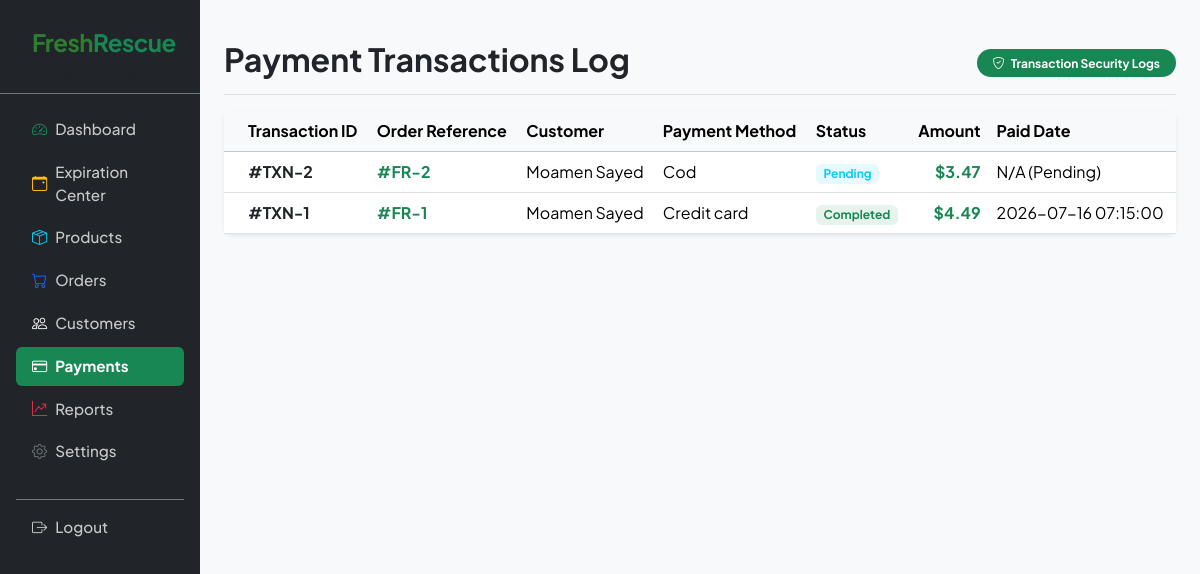
The app's page /admin/payments.php (signed in) with its own data.
### tables this page shows
CREATE TABLE `order` (
  `id` int(11) NOT NULL,
  `name` varchar(255) NOT NULL,
  `status` varchar(50) NOT NULL,
  `total_price` decimal(10,2) NOT NULL,
  `user_id` int(11) DEFAULT NULL,
  `payment_id` int(11) DEFAULT NULL,
  `created_at` timestamp NOT NULL DEFAULT current_timestamp()
);

CREATE TABLE `payment` (
  `id` int(11) NOT NULL,
  `method` varchar(50) NOT NULL,
  `status` varchar(50) NOT NULL,
  `paid_at` timestamp NULL DEFAULT NULL
);

### includes/functions.php (called while the page is built, shortened)
<?php
function esc(string $value): string {
    return htmlspecialchars($value, ENT_QUOTES, 'UTF-8');
}

### admin/payments.php (the view, shortened to what this page needs)
<?php
require_once __DIR__ . '/../includes/functions.php';
$conn = getDatabaseConnection();
$query = "SELECT p.*, o.id as order_id, o.name as customer_name, o.total_price as amount
          FROM `payment` p
          LEFT JOIN `order` o ON o.payment_id = p.id
          ORDER BY p.id DESC";
$result = $conn->query($query);
$payments = [];
while ($row = $result->fetch_assoc()) {
    $payments[] = $row;
}
include __DIR__ . '/../includes/head.php';
?>
<div class="container-fluid">
  <div class="row">
    <?php include __DIR__ . '/../includes/sidebar.php'; ?>
    <main class="col-md-9 ms-sm-auto col-lg-10 px-md-4 py-4 bg-light">
      <div class="d-flex justify-content-between flex-wrap flex-md-nowrap align-items-center pt-3 pb-2 mb-3 border-bottom">
        <h1 class="h2 fw-bold text-dark">Payment Transactions Log</h1>
        <div class="btn-toolbar mb-2 mb-md-0">
          <span class="badge bg-success px-3 py-2 fs-7 rounded-pill"><i class="bi bi-shield-check me-1"></i> Transaction Security Logs</span>
        </div>
      </div>
      <div class="card border-0 shadow-sm rounded-3">
        <div class="card-body p-0 bg-white">
          <div class="table-responsive">
            <table class="table table-hover align-middle mb-0 fs-8">
              <thead class="table-light">
                <tr>
                  <th class="ps-4">Transaction ID</th>
                  <th>Order Reference</th>
                  <th>Customer</th>
                  <th>Payment Method</th>
                  <th>Status</th>
                  <th class="text-end">Amount</th>
                  <th>Paid Date</th>
                </tr>
              </thead>
              <tbody>
                <?php if (empty($payments)): ?>
                  <tr><td colspan="7" class="text-center text-muted py-4">No payment transactions recorded yet.</td></tr>
                <?php else: ?>
                  <?php foreach ($payments as $p):
                      $status = strtolower($p['status']);
                      $badge = 'bg-warning text-dark';
                      if ($status === 'completed' || $status === 'paid' || $status === 'success') {
                          $badge = 'bg-success bg-opacity-10 text-success';
                      } elseif ($status === 'pending') {
                          $badge = 'bg-info bg-opacity-10 text-info';
                      } elseif ($status === 'failed') {
                          $badge = 'bg-danger bg-opacity-10 text-danger';
                      }
                      $paidDate = $p['paid_at'] ?? 'N/A (Pending)';
                  ?>
                    <tr>
                      <td class="ps-4 fw-bold text-dark">#TXN-<?php echo $p['id']; ?></td>
                      <td>
                        <a href="orders.php?id=<?php echo $p['order_id']; ?>" class="fw-bold text-success text-decoration-none">
                          #FR-<?php echo $p['order_id']; ?>
                        </a>
                      </td>
                      <td><?php echo esc($p['customer_name'] ?? 'N/A'); ?></td>
                      <td><?php echo esc(ucfirst(str_replace('_', ' ', $p['method']))); ?></td>
                      <td>
                        <span class="badge <?php echo $badge; ?> px-2.5 py-1 rounded">
                          <?php echo esc(ucfirst($p['status'])); ?>
                        </span>
                      </td>
                      <td class="text-end fw-bold text-success">$<?php echo number_format($p['amount'] ?? 0.0, 2); ?></td>
                      <td><?php echo esc($paidDate); ?></td>
                    </tr>
                  <?php endforeach; ?>
                <?php endif; ?>
              </tbody>
            </table>
          </div>
        </div>
      </div>
    </main>
  </div>
</div>
</body>
</html>

### assets/css/variables.css (style rules this page uses)
:root { --primary-color: #2E7D32; --primary-hover: #1b5e20; --secondary-color: #F9A826; --bg-color: #ffffff; --card-bg: #f8f9fa; --text-color: #212529; --text-muted: #6c757d; --border-color: #e9ecef; --radius-md: 8px; --shadow-soft: 0 2px 12px rgba(0, 0, 0, 0.04); --font-family: 'Plus Jakarta Sans', sans-serif; --transition: all 0.2s ease-in-out; }
body { font-family: var(--font-family); background-color: var(--bg-color); color: var(--text-color); -webkit-font-smoothing: antialiased; }
a { text-decoration: none; color: inherit; transition: var(--transition); }

### records on screen
order: payment "2", id "2", name "Moamen Sayed", payment.method "Cod", payment.status "Pending", total_price "3.47", payment.paid_at "N/A (Pending)"
order: payment "1", id "1", name "Moamen Sayed", payment.method "Credit card", payment.status "Completed", total_price "4.49", payment.paid_at "2026-07-16 07:15:00"
